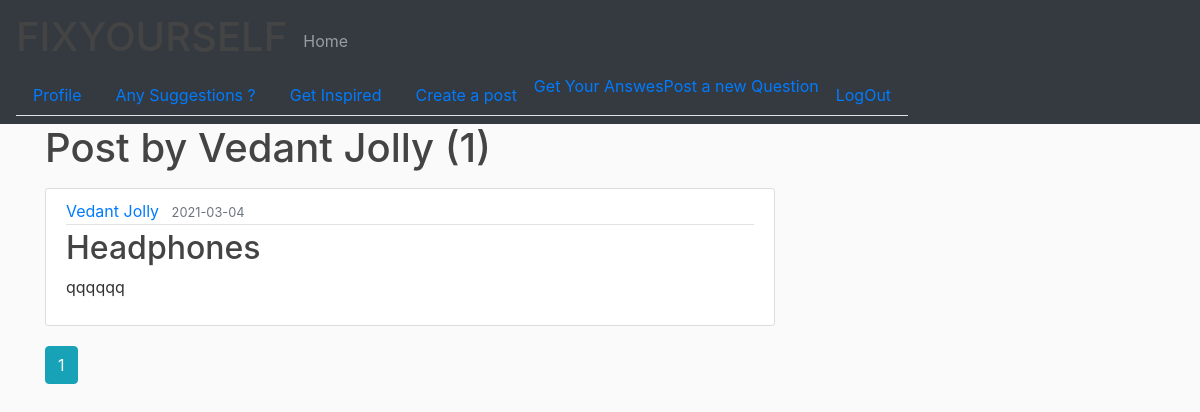
The page /user/questions/Vedant Jolly (signed in) on the database its author committed.
### website/models.py (models this page shows, shortened)
class User(db.Model, UserMixin):
    id = db.Column(db.Integer, primary_key=True)
    name = db.Column(db.String(20), nullable=False)
    email = db.Column(db.String(120), unique=True, nullable=False)
    image_file = db.Column(db.String(20), nullable=False, default='default.jpg')
    password = db.Column(db.String(60), nullable=False)
    posts = db.relationship('Post', backref='author', lazy=True)
    feedbacks = db.relationship('Feedback', backref='customer', lazy=True)
    questions = db.relationship('Question', backref='author', lazy=True)

class Question(db.Model):
    __searchable__ = ['title', 'content']
    id = db.Column(db.Integer, primary_key=True)
    title = db.Column(db.String(256), nullable=False)
    date_posted = db.Column(db.DateTime, nullable=False, default=datetime.utcnow)
    content = db.Column(db.Text, nullable=False)
    user_id = db.Column(db.Integer, db.ForeignKey('user.id'), nullable=False)
    answers = db.relationship('Answer', backref='answer', lazy=True)

### website/routes.py (the view)
@app.route("/user/questions/<string:username>")
def user_questions(username):
    page = request.args.get('page', 1, type=int)
    user = User.query.filter_by(name=username).first_or_404()
    questions = Question.query.filter_by(author=user).order_by(
        Question.date_posted.desc()).paginate(page=page, per_page=5)
    return render_template('user_questions.html', posts=questions, user=user)

### website/models.py (called while the page is built)
@login_manager.user_loader
def load_user(user_id):
    return User.query.get(int(user_id))

### website/templates/user_questions.html
{% extends 'layout.html' %}
{% block content %}
  <h1 class="mb-3">Post by {{ user.name }} ({{posts.total}})</h1>
  {% for post in posts.items %}
      <article class="media content-section">
        <div class="media-body">
          <div class="article-metadata">
            <a class="mr-2" href="{{ url_for('user_questions',username=post.author.name) }}">{{ post.author.name }}</a>
            <small class="text-muted">{{ post.date_posted.strftime("%Y-%m-%d") }}</small>
          </div>
          <h2><a class="article-title" href="{{ url_for('question',question_id = post.id) }}">{{ post.title }}</a></h2>
          <p class="article-content">{{ post.content }}</p>
        </div>
      </article>
  {% endfor %}
  {% for page_num in posts.iter_pages(left_edge=1,right_edge=1,left_current=1,right_current=2) %}
    {% if page_num %}
      {% if posts.page == page_num %}
        <a class="btn btn-info mb-4" href="{{url_for('user_questions',username = user.name,page=page_num)}}">{{page_num}}</a>
      {% else %}
        <a class="btn btn-outline-info mb-4" href="{{url_for('user_questions',username = user.name,page=page_num)}}">{{page_num}}</a>
      {% endif %}
    {% else %}
      ...
    {% endif %}
  {% endfor %}
{% endblock content %}

### website/static/main.css (style rules this page uses)
body { background: #fafafa; color: #333333; }
h1, h2, h3, h4, h5, h6 { color: #444444; }
.content-section { background: #ffffff; padding: 10px 20px; border: 1px solid #dddddd; border-radius: 3px; margin-bottom: 20px; }
.article-title { color: #444444; }
.article-content { white-space: pre-line; }
.article-metadata { padding-bottom: 1px; margin-bottom: 4px; border-bottom: 1px solid #e3e3e3 }

### rows shown on the page
User: name "Vedant Jolly"
Question: author.name "Vedant Jolly", date_posted "2021-03-04", title "Headphones", content "qqqqqq"

### other values the page prints
{{ posts.total }} "1"
{{ page_num }} "1"
